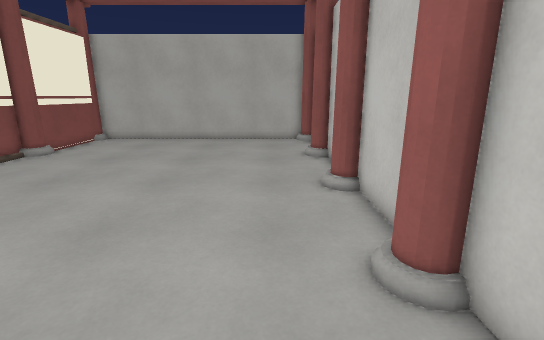
View 1 (above)

12 first-person views from a walk through a level from a Godot 3-D game. The camera is 1.5 m above the floor, tilts 14° down and sees 85° across. The floor is counted in squares, 0.5 m on a side. Each view is taken from the middle of a square. On the plan, view 1 faces up. The plan holds only what a view shows up to about 20 squares ahead; the rest is blank. The place goes on beyond the plan. Surface patterns are stand-ins for the level's own textures.

View 2
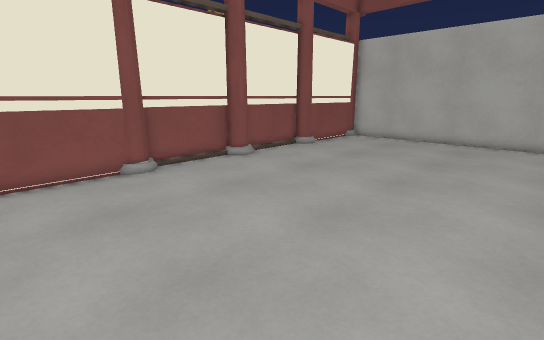

View 3
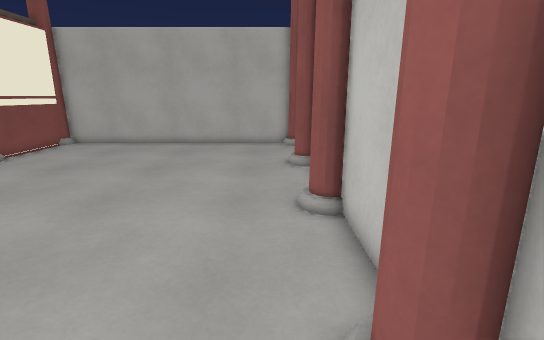

View 4
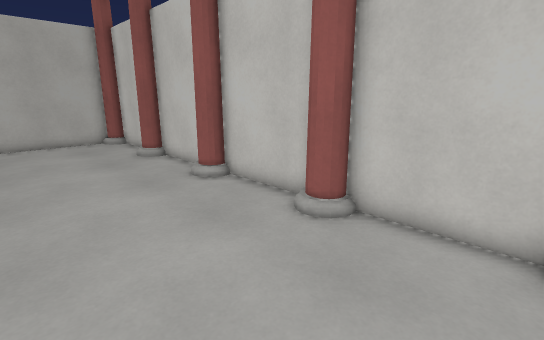

View 5
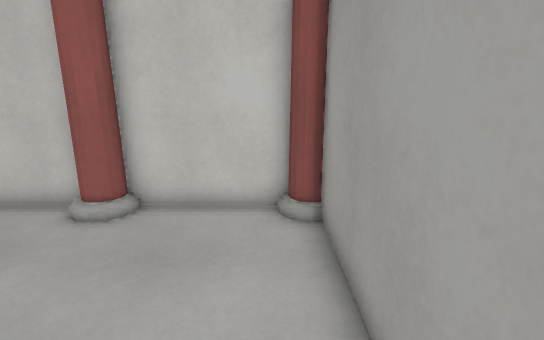

View 6
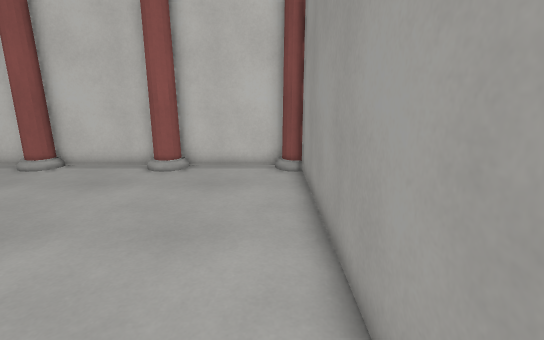

View 7
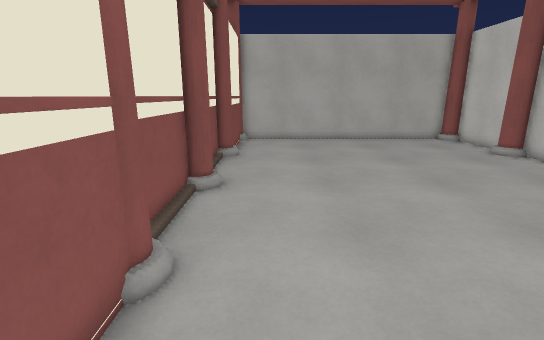

View 8
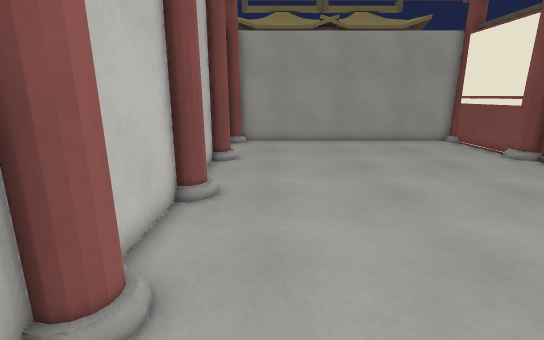

View 9
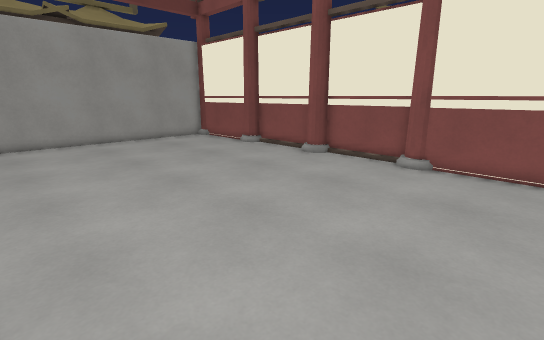

View 10
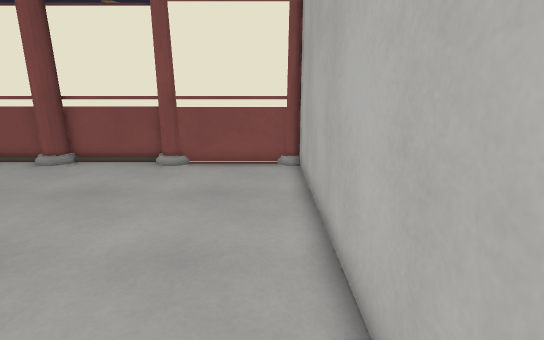

View 11
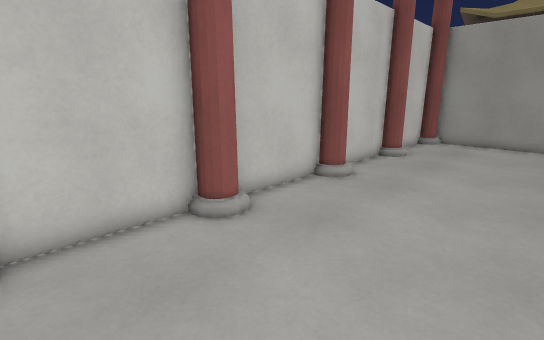

View 12
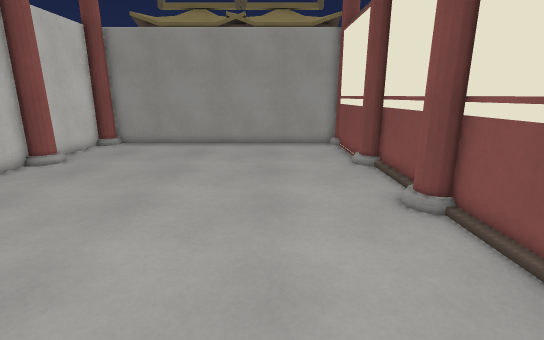

### Floor plan
Points are (right, up) in squares from view 1. A wall is a line through its corners. A room is listed if a view was taken in it or the views show most of it. See-through windows are left out.
Room 1 (views 1, 2, 3, 4, 5, 6, 7, 8, 9, 10, 11, 12)
walls: (2.8, 10.4) (2.8, 15.1); (-12.8, 9.5) (-12.8, 5); (-12.2, 4.2) (-12.2, -0.8); (-12.8, 15) (-12.8, 10.5); (2.8, 4.9) (2.8, 9.6); (2.8, 15.9) (2.8, 20.5); (-12.2, 20.8) (-12.2, 15.8); (2.8, -0.6) (2.8, 4.1); (2.1, 21.2) (-12.1, 21.2); (-12.2, -1.2) (2.1, -1.2)
low walls: (1.8, -1.1) (1.9, -0.6)

Where each view was taken, in squares from view 1:
view 1: 0 up, 0 right, facing up
view 2: 0 up, 0 right, facing up-left
view 3: 2 up, 1 right, facing up
view 4: 0 up, 4 left, facing up-right
view 5: 0 up, 5 left, facing right
view 6: 0 up, 10 left, facing right
view 7: 0 up, 10 left, facing up
view 8: 19 up, 0 right, facing down
view 9: 20 up, 1 right, facing down-left
view 10: 20 up, 1 right, facing left
view 11: 20 up, 4 left, facing down-right
view 12: 18 up, 8 left, facing down
